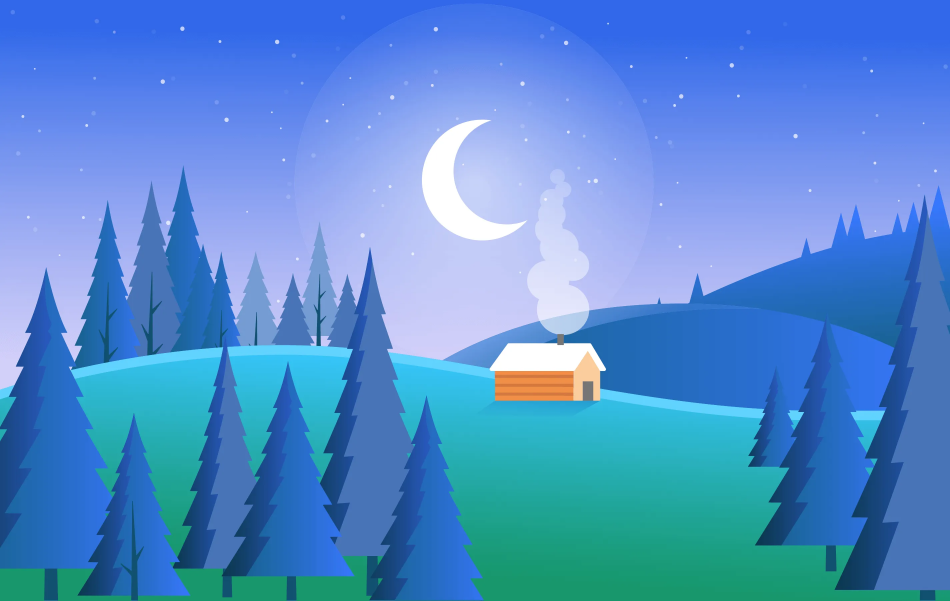
#> input picture photos/photo-5.webp, 2850 x 1801 px (shown at 1/3 size)
$ python image-flip.py
#> lines starting #> are read from the running program, lines starting #| are printed output that depends on the picture
import cv2

# Load the image
image = cv2.imread("photos/photo-5.webp")
#> image is the input picture: shape (1801, 2850, 3); mean B, G, R 207.5, 140.9, 83.2

# Specify the desired width and height
width = 800
height = 600

# Resize the image
resizedImage = cv2.resize(image, (width, height))
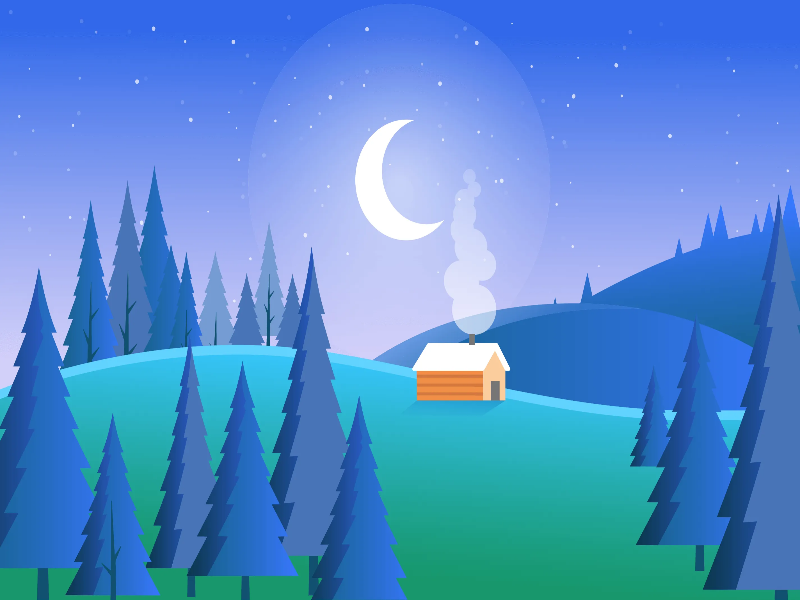
#> resizedImage: shape (600, 800, 3); mean B, G, R 207.4, 140.9, 83.2

# image flip
# Flip the image horizontally (0) or vertically (1)
# flippedHorizontal = cv2.flip(image, 0)  # Horizontal flip
# flippedVertical = cv2.flip(image, 1)    # Vertical flip
imgFlip = cv2.flip(resizedImage, 0)
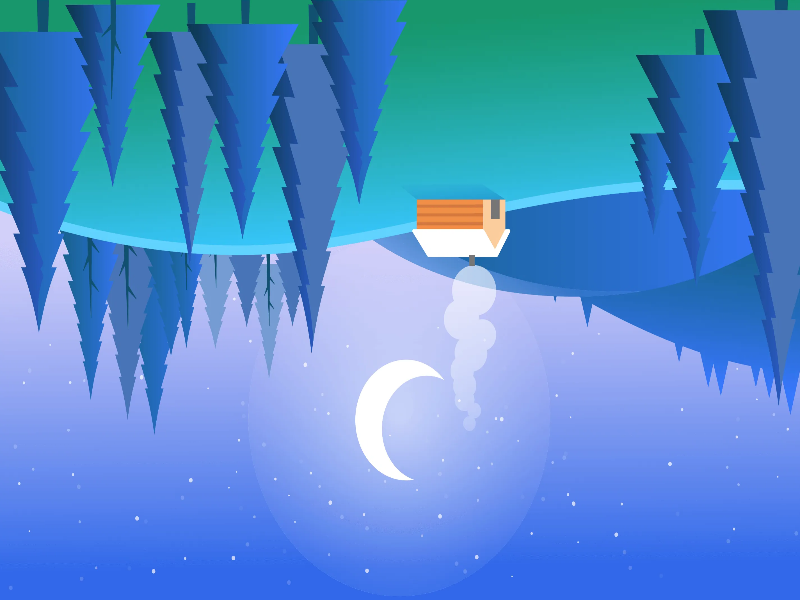
#> imgFlip: shape (600, 800, 3); mean B, G, R 207.4, 140.9, 83.2

# Display the resized image
cv2.imshow("Resized Image", imgFlip)
cv2.waitKey(0)
cv2.destroyAllWindows()

$ run again, with photos/photo-2.webp copied over photos/photo-5.webp
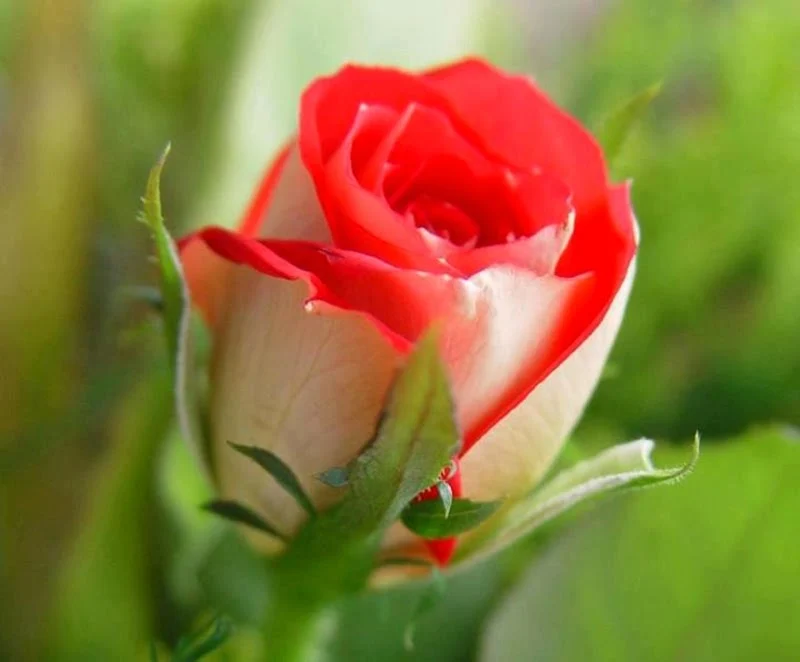
#> input picture photos/photo-2.webp, 800 x 662 px
#> image is the input picture: shape (662, 800, 3); mean B, G, R 56.3, 120.6, 140.4
#> `resizedImage = cv2.resize(image, (width, height))`:
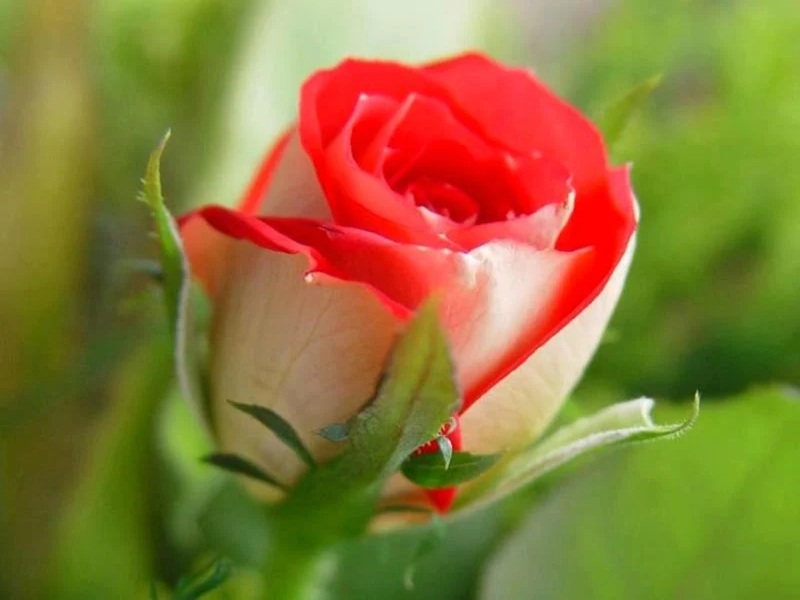
#> resizedImage: shape (600, 800, 3); mean B, G, R 56.3, 120.5, 140.3
#> `imgFlip = cv2.flip(resizedImage, 0)`:
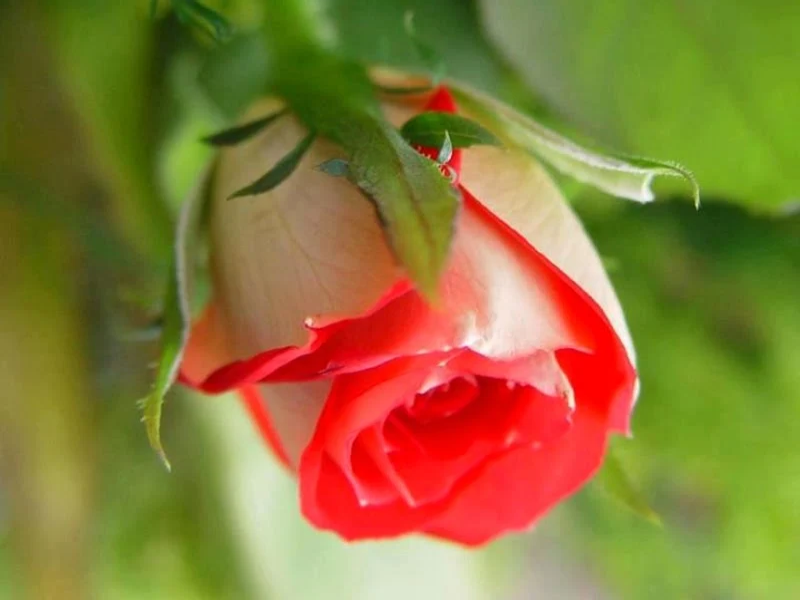
#> imgFlip: shape (600, 800, 3); mean B, G, R 56.3, 120.5, 140.3

$ run again, with photos/Aerial Image-765x769.tif saved as photos/photo-5.webp
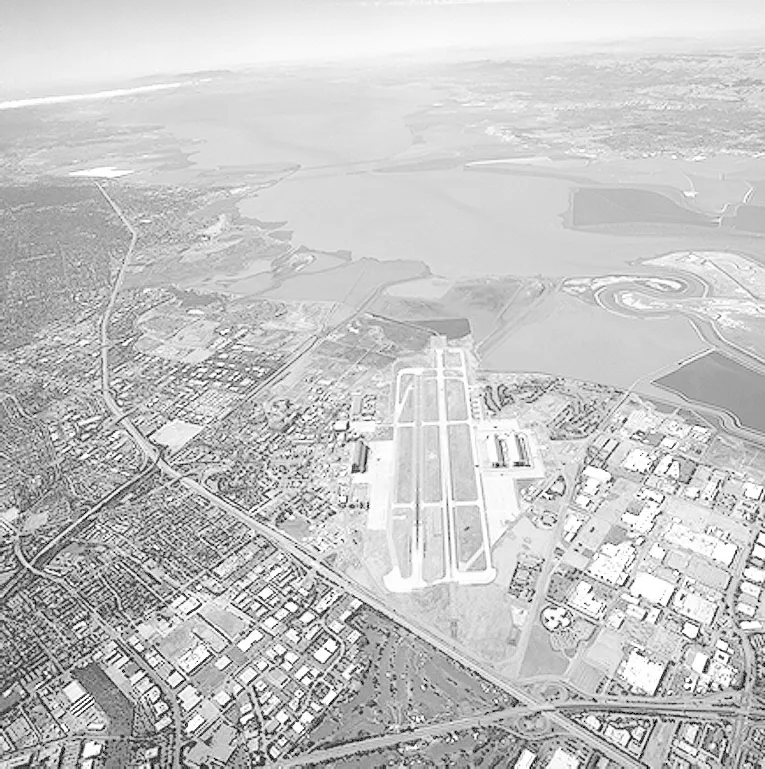
#> input picture photos/Aerial Image-765x769.tif, 765 x 769 px
#> image is the input picture: shape (769, 765, 3); mean B, G, R 197.3, 197.3, 197.3
#> `resizedImage = cv2.resize(image, (width, height))`:
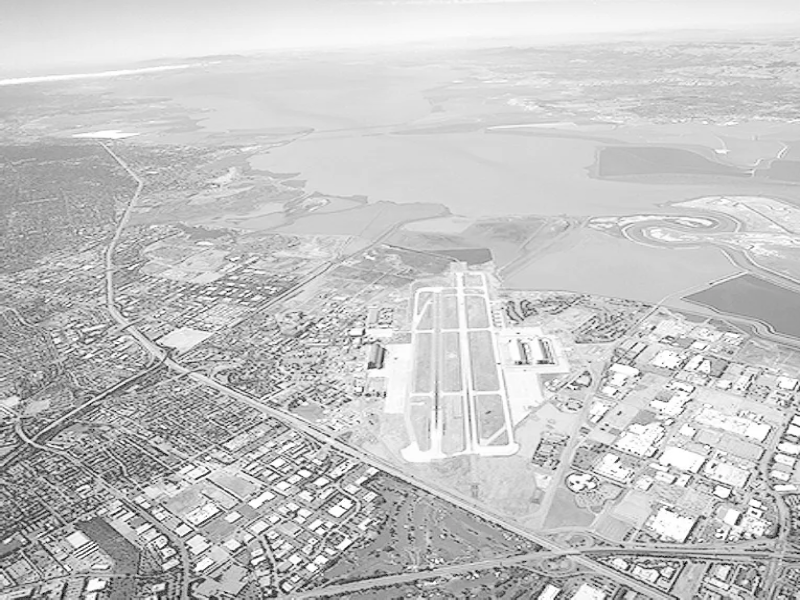
#> resizedImage: shape (600, 800, 3); mean B, G, R 197.2, 197.1, 197.2
#> `imgFlip = cv2.flip(resizedImage, 0)`:
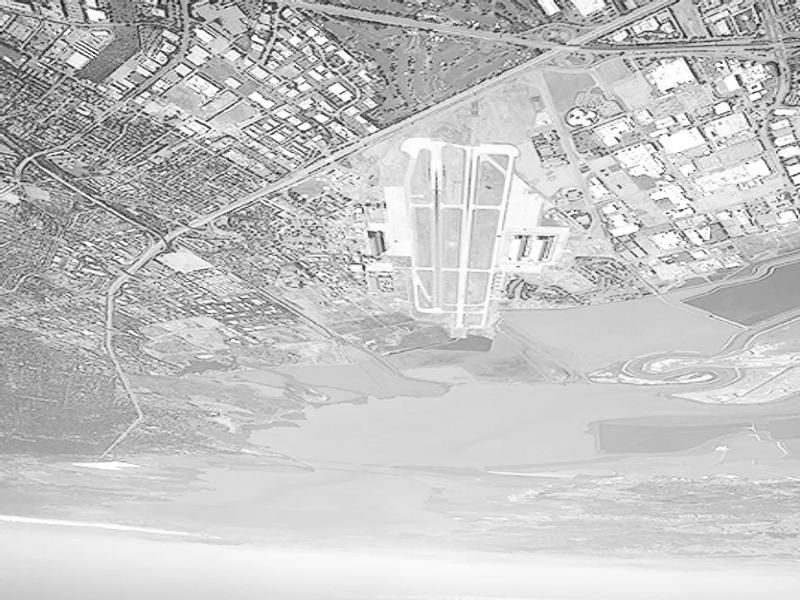
#> imgFlip: shape (600, 800, 3); mean B, G, R 197.2, 197.1, 197.2
